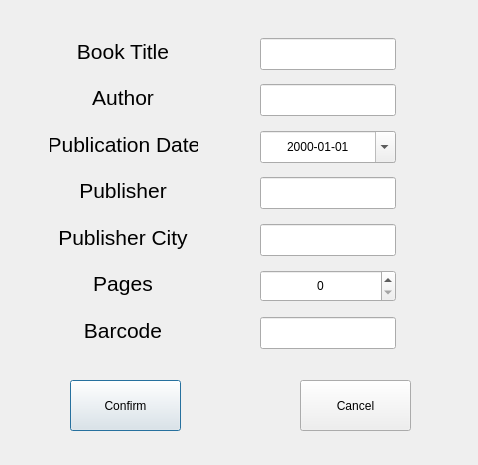
<?xml version="1.0" encoding="UTF-8"?>
<ui version="4.0">
 <class>InputDialog</class>
 <widget class="QDialog" name="InputDialog">
  <property name="geometry">
   <rect>
    <x>0</x>
    <y>0</y>
    <width>478</width>
    <height>465</height>
   </rect>
  </property>
  <property name="windowTitle">
   <string>Dialog</string>
  </property>
  <widget class="QLabel" name="labelTitle">
   <property name="geometry">
    <rect>
     <x>50</x>
     <y>37</y>
     <width>146</width>
     <height>28</height>
    </rect>
   </property>
   <property name="font">
    <font>
     <pointsize>16</pointsize>
    </font>
   </property>
   <property name="text">
    <string>Book Title</string>
   </property>
   <property name="alignment">
    <set>Qt::AlignCenter</set>
   </property>
  </widget>
  <widget class="QLabel" name="labelAuthor">
   <property name="geometry">
    <rect>
     <x>50</x>
     <y>83</y>
     <width>146</width>
     <height>28</height>
    </rect>
   </property>
   <property name="font">
    <font>
     <pointsize>16</pointsize>
    </font>
   </property>
   <property name="text">
    <string>Author</string>
   </property>
   <property name="alignment">
    <set>Qt::AlignCenter</set>
   </property>
  </widget>
  <widget class="QLabel" name="labelDate">
   <property name="geometry">
    <rect>
     <x>50</x>
     <y>130</y>
     <width>148</width>
     <height>28</height>
    </rect>
   </property>
   <property name="font">
    <font>
     <pointsize>16</pointsize>
    </font>
   </property>
   <property name="text">
    <string>Publication Date</string>
   </property>
   <property name="alignment">
    <set>Qt::AlignCenter</set>
   </property>
  </widget>
  <widget class="QLabel" name="labelPublisher">
   <property name="geometry">
    <rect>
     <x>50</x>
     <y>176</y>
     <width>146</width>
     <height>28</height>
    </rect>
   </property>
   <property name="font">
    <font>
     <pointsize>16</pointsize>
    </font>
   </property>
   <property name="text">
    <string>Publisher</string>
   </property>
   <property name="alignment">
    <set>Qt::AlignCenter</set>
   </property>
  </widget>
  <widget class="QLabel" name="labelCity">
   <property name="geometry">
    <rect>
     <x>50</x>
     <y>223</y>
     <width>146</width>
     <height>28</height>
    </rect>
   </property>
   <property name="font">
    <font>
     <pointsize>16</pointsize>
    </font>
   </property>
   <property name="text">
    <string>Publisher City</string>
   </property>
   <property name="alignment">
    <set>Qt::AlignCenter</set>
   </property>
  </widget>
  <widget class="QLabel" name="labelPages">
   <property name="geometry">
    <rect>
     <x>50</x>
     <y>269</y>
     <width>146</width>
     <height>28</height>
    </rect>
   </property>
   <property name="font">
    <font>
     <pointsize>16</pointsize>
    </font>
   </property>
   <property name="text">
    <string>Pages</string>
   </property>
   <property name="alignment">
    <set>Qt::AlignCenter</set>
   </property>
  </widget>
  <widget class="QLabel" name="labelBarcode">
   <property name="geometry">
    <rect>
     <x>50</x>
     <y>316</y>
     <width>146</width>
     <height>28</height>
    </rect>
   </property>
   <property name="font">
    <font>
     <pointsize>16</pointsize>
    </font>
   </property>
   <property name="text">
    <string>Barcode</string>
   </property>
   <property name="alignment">
    <set>Qt::AlignCenter</set>
   </property>
  </widget>
  <widget class="QLineEdit" name="lineEditTitle">
   <property name="geometry">
    <rect>
     <x>260</x>
     <y>38</y>
     <width>136</width>
     <height>32</height>
    </rect>
   </property>
   <property name="alignment">
    <set>Qt::AlignCenter</set>
   </property>
  </widget>
  <widget class="QLineEdit" name="lineEditAuthor">
   <property name="geometry">
    <rect>
     <x>260</x>
     <y>84</y>
     <width>136</width>
     <height>32</height>
    </rect>
   </property>
   <property name="alignment">
    <set>Qt::AlignCenter</set>
   </property>
  </widget>
  <widget class="QLineEdit" name="lineEditPublisher">
   <property name="geometry">
    <rect>
     <x>260</x>
     <y>177</y>
     <width>136</width>
     <height>32</height>
    </rect>
   </property>
   <property name="alignment">
    <set>Qt::AlignCenter</set>
   </property>
  </widget>
  <widget class="QLineEdit" name="lineEditCity">
   <property name="geometry">
    <rect>
     <x>260</x>
     <y>224</y>
     <width>136</width>
     <height>32</height>
    </rect>
   </property>
   <property name="alignment">
    <set>Qt::AlignCenter</set>
   </property>
  </widget>
  <widget class="QLineEdit" name="lineEditBarcode">
   <property name="geometry">
    <rect>
     <x>260</x>
     <y>317</y>
     <width>136</width>
     <height>32</height>
    </rect>
   </property>
   <property name="alignment">
    <set>Qt::AlignCenter</set>
   </property>
  </widget>
  <widget class="QDateEdit" name="dateEdit">
   <property name="geometry">
    <rect>
     <x>260</x>
     <y>131</y>
     <width>136</width>
     <height>32</height>
    </rect>
   </property>
   <property name="alignment">
    <set>Qt::AlignCenter</set>
   </property>
   <property name="displayFormat">
    <string>yyyy-MM-dd</string>
   </property>
   <property name="calendarPopup">
    <bool>true</bool>
   </property>
   <property name="date">
    <date>
     <year>2000</year>
     <month>1</month>
     <day>1</day>
    </date>
   </property>
  </widget>
  <widget class="QSpinBox" name="spinBox">
   <property name="geometry">
    <rect>
     <x>260</x>
     <y>270</y>
     <width>136</width>
     <height>32</height>
    </rect>
   </property>
   <property name="alignment">
    <set>Qt::AlignCenter</set>
   </property>
   <property name="maximum">
    <number>9999</number>
   </property>
  </widget>
  <widget class="QPushButton" name="buttonConfirm">
   <property name="geometry">
    <rect>
     <x>70</x>
     <y>380</y>
     <width>111</width>
     <height>51</height>
    </rect>
   </property>
   <property name="text">
    <string>Confirm</string>
   </property>
  </widget>
  <widget class="QPushButton" name="buttonCancel">
   <property name="geometry">
    <rect>
     <x>300</x>
     <y>380</y>
     <width>111</width>
     <height>51</height>
    </rect>
   </property>
   <property name="text">
    <string>Cancel</string>
   </property>
  </widget>
 </widget>
 <resources/>
 <connections/>
</ui>
